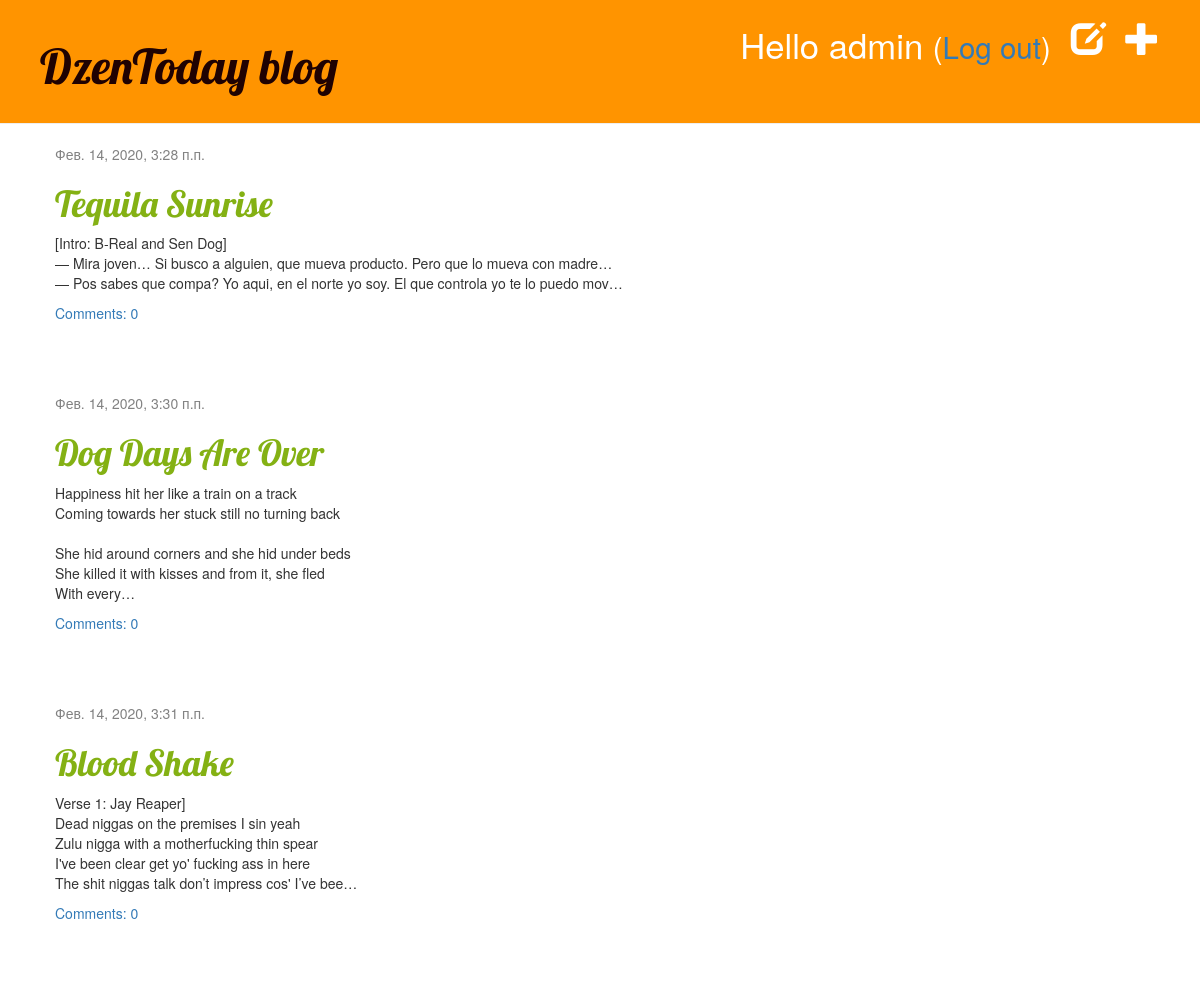
Page / (signed in) on the committed database.
### user/models.py (models this page shows)
class CustomUser(AbstractUser):
    pass

### blog/models.py (models this page shows, shortened)
class Post(models.Model):
    theory = 'th'
    practice = 'pr'
    poetry = 'po'
    mindflow = 'mf'
    THEME_CHOICES = (
        (theory, "Theory"),
        (practice, "Practice"),
        (poetry, "Poetry"),
        (mindflow, "Mindflow"),
    )
    author = models.ForeignKey(settings.AUTH_USER_MODEL, on_delete=models.CASCADE)
    title = models.CharField(max_length=200)
    text = models.TextField()
    created_date = models.DateTimeField(default=timezone.now)
    published_date = models.DateTimeField(blank=True, null=True)
    theme = models.CharField(max_length=2, choices=THEME_CHOICES, default=theory)
    slug = models.SlugField(max_length=250, unique_for_date='published_date') #это формирует уникальные urls по дате
    def approved_comments(self):
        return self.comments.filter(approved_comment=True)
    class Meta:
        ordering = ('-published_date',)

### blog/views.py (the view)
# urls.py: path('', views.post_list, name='post_list'), #'' - этот шаблон соответствует пустой строке
def post_list(request):
    posts = Post.objects.filter(published_date__lte=timezone.now()).order_by('published_date')
    return render(request, 'blog/post_list.html', {'posts': posts})

### blog/templates/blog/post_list.html
{% extends 'blog/base.html' %}
{% block content %}
    {% for post in posts %}
        <div class="post">
            <div class="date">
                {{ post.published_date }}
            </div>
            <h1><a href="{% url 'post_detail' slug=post.slug %}">{{ post.title }}</a></h1>
            <p>{{ post.text|truncatechars:200|linebreaksbr }}</p>
            <a href="{% url 'post_detail' slug=post.slug %}">Comments: {{ post.approved_comments.count }}</a>
        </div>
    {% endfor %}
{% endblock %}

### blog/templates/blog/base.html (shortened to what this page needs)
{% load static %}
<html>
        <head>
        <link rel="stylesheet" href="//maxcdn.bootstrapcdn.com/bootstrap/3.2.0/css/bootstrap.min.css">
        <link rel="stylesheet" href="//maxcdn.bootstrapcdn.com/bootstrap/3.2.0/css/bootstrap-theme.min.css">
        <link rel="stylesheet" href="{% static 'css/blog.css' %}">
        </head>
        <body>
            <div class="page-header">
                {% if user.is_authenticated %}
                    <a href="{% url 'post_new' %}" class="top-menu"><span class="glyphicon glyphicon-plus"></span></a>
                    <a href="{% url 'post_draft_list' %}" class="top-menu"><span class="glyphicon glyphicon-edit"></span></a>
                    <p class="top-menu">Hello {{ user.username }} <small>(<a href="{% url 'logout' %}">Log out</a>)</small></p>
                {% else %}
                    <a href="{% url 'login' %}" class="top-menu"><span class="glyphicon glyphicon-lock"></span></a>
                {% endif %}
                <h1><a href="/">DzenToday blog</a></h1>
            </div>
            <div class="content container">
                <div class="row">
                    <div class="col-md-8">
                    {% block content %}
                    {% endblock %}
                    </div>
                </div>
            </div>
        </body>
</html>

### blog/static/css/blog.css (style rules this page uses)
h1 a { color: #84B114; font-family: 'Lobster'; }
body { padding-left: 0px; }
.page-header { background-color: #ff9400; margin-top: 0; padding: 20px 20px 20px 40px; }
.page-header h1, .page-header h1 a, .page-header h1 a:visited, .page-header h1 a:active { color: #1f0202; font-size: 36pt; text-decoration: none; }
.content { margin-left: 40px; }
h1, h2, h3, h4 { font-family: 'Lobster', cursive; }
.date { color: #828282; }
.top-menu, .top-menu:hover, .top-menu:visited { color: #ffffff; float: right; font-size: 26pt; margin-right: 20px; }
.post { margin-bottom: 70px; }
.post h1 a, .post h1 a:visited { color: #84B114; }

### rows in the picture
CustomUser: username "admin"
Post: published_date "Фев. 14, 2020, 3:28 п.п.", title "Tequila Sunrise", text "[Intro: B-Real and Sen Dog] — Mira joven… Si busco a alguien, que mueva producto. Pero que lo mueva con madre… — Pos sabes que compa? Yo aqui, en el norte yo soy. El que controla yo te lo puedo mov…", approved_comments.count "0"
Post: published_date "Фев. 14, 2020, 3:30 п.п.", title "Dog Days Are Over", text "Happiness hit her like a train on a track Coming towards her stuck still no turning back She hid around corners and she hid under beds She killed it with kisses and from it, she fled With every…", approved_comments.count "0"
Post: published_date "Фев. 14, 2020, 3:31 п.п.", title "Blood Shake", text "Verse 1: Jay Reaper] Dead niggas on the premises I sin yeah Zulu nigga with a motherfucking thin spear I've been clear get yo' fucking ass in here The shit niggas talk don’t impress cos' I’ve bee…", approved_comments.count "0"
